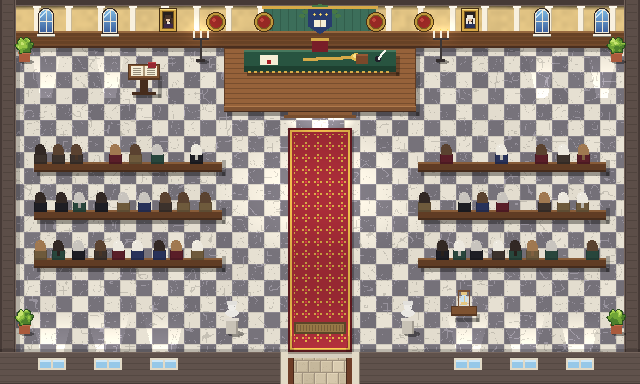

This figure's Python source:
#!/usr/bin/env python3
# Innenraum Akademie der Wissenschaften: 40 x 24 Kacheln a 16 px, Topdown, gleiche Bausteine wie die anderen Raeume.
# Festsaal fuer den Abschluss: Podium mit dem Praesidenten, Baenke mit Gelehrten, vier Siegel an der Wand.
# Aufruf: python3 innen/akademie.py
# Ausgabe: akademie.png, akademie_2x.png, akademie_kollision.png, akademie.json und akademie_daten.js

import json, math, os, random, sys

HERE = os.path.dirname(os.path.abspath(__file__))
sys.path.insert(0, HERE)
sys.path.insert(0, os.path.join(HERE, "..", "welt"))
import generator as G  # noqa: E402
import observatorium as O  # noqa: E402  (Moebel und Wandbausteine)

T = 16
W, H = 40, 24
PW, PH = W * T, H * T
cv = G.Canvas(PW, PH)
G.cv = O.cv = cv
h2, mul, jit, lerp = G.h2, G.mul, G.jit, G.lerp
DARK = G.DARK

# ---------------------------------------------------------------- Raster
grid = [["#"] * W for _ in range(H)]

def fill(x0, y0, x1, y1, t):
    for y in range(y0, y1 + 1):
        for x in range(x0, x1 + 1):
            grid[y][x] = t

fill(0, 0, W - 1, 2, "X")
fill(0, 0, 0, H - 1, "X")
fill(W - 1, 0, W - 1, H - 1, "X")
fill(0, 22, W - 1, H - 1, "X")
fill(18, 22, 21, 22, "A")
fill(18, 20, 21, 20, "S")

# Interaktionen: praesident (Aufnahme, markiert), archiv (Mappe mit allen Texten), sanduhr (neues Spiel, erst am Ende)
INTERAKTIONEN = [
    {"id": "praesident", "objekt": (15, 3, 24, 6), "flaeche": (18, 7, 21, 7), "markiert": True},
    {"id": "archiv", "objekt": (8, 4, 9, 5), "flaeche": (8, 6, 9, 6), "markiert": False},
    {"id": "sanduhr", "objekt": (28, 19, 29, 19), "flaeche": (28, 20, 29, 20), "markiert": False},
]
# Figuren (Fusspunkte in Kacheln): Praesident vor dem Tisch, Onkel John daneben
PRAESIDENT = {"x": 19.5, "y": 6}
LOCKE = {"x": 23.5, "y": 6}
# Vier Siegel an der Rueckwand (Mittelpunkte in Pixeln): Observatorium, Lesesaal, Salon, Druckerei
SIEGEL = [{"x": 13 * T + 8, "y": 22}, {"x": 16 * T + 8, "y": 22}, {"x": 23 * T + 8, "y": 22}, {"x": 26 * T + 8, "y": 22}]

objs = []

def block(x0, y0, w, h, fn):
    for y in range(y0, y0 + h):
        for x in range(x0, x0 + w):
            assert grid[y][x] == "#", ("belegt", x, y)
            grid[y][x] = "X"
    objs.append(((y0 + h) * T, fn))

def mk(f, *a):
    return lambda: f(*a)

# ---------------------------------------------------------------- Boden: Marmor im Schachbrett
def checker(x, y):
    sq = 16
    cx, cy = (x + 8) // sq, (y + 8) // sq
    hell = (cx + cy) % 2 == 0
    base = (230, 224, 210) if hell else (118, 114, 122)
    v = G.vnoise(x, y, 6, 23)
    if abs(v - 0.5) < 0.018:
        base = mul(base, 0.86 if hell else 1.3)
    c = jit(base, (h2(cx, cy, 24) - 0.5) * 8)
    if (x + 8) % sq == 0 or (y + 8) % sq == 0:
        c = mul(c, 0.9 if hell else 1.15)
    return c

def floor_pass():
    b = cv.b
    for y in range(PH):
        for x in range(PW):
            c = checker(x, y)
            i = (y * PW + x) * 3
            b[i] = c[0]; b[i + 1] = c[1]; b[i + 2] = c[2]

def pool(cx, cy, rx, ry, f):
    for py in range(int(cy - ry), int(cy + ry) + 1):
        for px in range(int(cx - rx), int(cx + rx) + 1):
            d = ((px - cx) / rx) ** 2 + ((py - cy) / ry) ** 2
            if d < 1:
                cv.shade(px, py, 1 + (f - 1) * (1 - d) ** 1.5)

# ---------------------------------------------------------------- Waende: Ocker wie die Fassade, weisse Pilaster, Eichenvertaefelung
OCKER = (226, 196, 132)
EICHE = (112, 72, 42)

def gilt_frame(x, y, w, h, inner=None):
    cv.rect(x - 1, y - 1, w + 2, h + 2, (70, 48, 20))
    cv.rect(x, y, w, h, (214, 170, 72))
    cv.rect(x, y, w, 1, (250, 222, 130))
    cv.rect(x + 2, y + 2, w - 4, h - 4, (120, 86, 30))
    if inner:
        cv.rect(x + 3, y + 3, w - 6, h - 6, inner)

def portrait(x, y, coat, wig):
    gilt_frame(x, y, 16, 22, (40, 32, 30))
    cx = x + 8
    cv.rect(cx - 4, y + 14, 9, 5, coat)
    cv.rect(cx - 1, y + 13, 3, 2, (236, 232, 222))
    cv.ellipse(cx, y + 10, 2.5, 3, (226, 190, 160))
    cv.ellipse(cx, y + 8, 3.5, 2.5, wig)
    cv.rect(cx - 4, y + 9, 2, 6, wig)
    cv.rect(cx + 3, y + 9, 2, 6, wig)

def seal_medallion(cx, cy):
    """Leerer Siegelplatz aus Messing. Das Spiel laesst ihn aufleuchten, sobald das Siegel erworben ist."""
    for r, col in ((10, (70, 48, 20)), (9, (190, 150, 60)), (7, (120, 86, 30)), (6, (150, 40, 36))):
        cv.ellipse(cx, cy, r, r, col)
    cv.ellipse(cx - 2, cy - 2, 2, 2, (190, 70, 60))

def emblem(cx, cy):
    """Wappen der Akademie ohne Schrift: Schild mit drei Sternen und einem Buch, darueber Lorbeer."""
    for k in range(9):
        a = math.pi * (0.15 + 0.7 * k / 8)
        for sgn in (-1, 1):
            px, py = cx + sgn * math.cos(a) * 20, cy + 4 - math.sin(a) * 18
            cv.ellipse(px, py, 3, 2, (70, 120, 70))
    cv.rect(cx - 12, cy - 12, 24, 18, (40, 60, 110))
    for py in range(cy + 6, cy + 14):
        wdt = int(12 * (1 - (py - cy - 6) / 8))
        cv.rect(cx - wdt, py, 2 * wdt, 1, (40, 60, 110))
    cv.rect(cx - 13, cy - 13, 26, 2, (214, 170, 72))
    for sx in (cx - 6, cx, cx + 6):
        cv.set(sx, cy - 6, (250, 230, 140)); cv.set(sx - 1, cy - 6, (220, 190, 90)); cv.set(sx + 1, cy - 6, (220, 190, 90))
        cv.set(sx, cy - 7, (220, 190, 90)); cv.set(sx, cy - 5, (220, 190, 90))
    cv.rect(cx - 6, cy, 12, 7, (246, 238, 214))
    cv.rect(cx, cy, 1, 7, (170, 150, 120))

def back_wall():
    hh = 3 * T
    cv.rect(0, 0, PW, 6, O.CAP)
    cv.rect(0, 5, PW, 1, O.CAP_L)
    G.wall(0, 6, PW, hh - 6, OCKER, "plaster")
    for py in range(hh - 16, hh - 3):                   # Eichenvertaefelung
        cv.rect(0, py, PW, 1, mul(EICHE, 0.92 + 0.12 * ((py % 4) == 0)))
    cv.rect(0, hh - 17, PW, 2, (150, 104, 62))
    for px in range(0, PW, 32):                          # weisse Pilaster
        cv.rect(px + 2, 6, 6, hh - 23, (248, 240, 222))
        cv.rect(px + 7, 6, 1, hh - 23, (200, 184, 150))
        cv.rect(px + 1, 6, 8, 2, (252, 248, 236))
    fenster = [2 * T + 8, 6 * T + 8, 33 * T + 8, 37 * T + 4]
    for fx in fenster:
        G.window(fx, 10, 12, 22, "glass", arch=True)
    portrait(10 * T, 9, (60, 40, 70), (70, 50, 40))
    portrait(29 * T - 2, 9, (40, 50, 90), (236, 232, 222))
    # Mitte: Wappen zwischen den vier Siegeln, Baldachin in Gruen
    cx = 20 * T
    cv.rect(cx - 56, 6, 112, hh - 23, (60, 110, 90))
    for px in range(cx - 56, cx + 56, 8):
        cv.rect(px, 6, 1, hh - 23, (50, 94, 76))
    cv.rect(cx - 58, 6, 116, 3, (214, 170, 72))
    emblem(cx, 20)
    for s in SIEGEL:
        seal_medallion(s["x"], s["y"])
    cv.rect(0, hh - 3, PW, 3, (74, 46, 30))
    cv.rect(0, hh - 3, PW, 1, (110, 72, 44))
    cv.shade_rect(0, hh, PW, 4, 0.78)
    for fx in fenster:
        O.light_pool(fx, fx + 12, hh + 50, 50)

# ---------------------------------------------------------------- Podium, Tisch, Zepter
def dais():
    x0, y0, x1, y1 = 14 * T, 3 * T, 26 * T, 7 * T
    O.shadow_box(x0, y0, x1 - x0, y1 - y0)
    cv.rect(x0, y0, x1 - x0, y1 - y0, (96, 60, 36))
    for py in range(y0 + 1, y1 - 6):
        cv.rect(x0 + 1, py, x1 - x0 - 2, 1, (150, 98, 58) if (py - y0) % 5 else (120, 78, 46))
    cv.rect(x0, y1 - 6, x1 - x0, 6, (126, 82, 50))
    cv.rect(x0, y1 - 6, x1 - x0, 1, (176, 122, 76))
    cv.rect(x0, y1 - 1, x1 - x0, 1, (70, 44, 28))
    # Stufen vorn in der Mitte
    for k in range(2):
        cv.rect(18 * T - k * 4, y1 + k * 3, 4 * T + k * 8, 3, (140, 92, 56) if k == 0 else (120, 78, 46))
    # langer Tisch mit gruenem Tuch
    tx0, tx1, ty = 15 * T + 4, 25 * T - 4, 3 * T + 2
    O.shadow_box(tx0, ty, tx1 - tx0, 22)
    cv.rect(tx0, ty, tx1 - tx0, 22, (40, 84, 64))
    cv.rect(tx0, ty, tx1 - tx0, 2, (70, 120, 94))
    cv.rect(tx0, ty + 16, tx1 - tx0, 6, (30, 64, 48))
    for px in range(tx0 + 4, tx1 - 4, 6):
        cv.rect(px, ty + 21, 3, 2, (214, 170, 72))
    # Zeremonienzepter der Akademie
    cv.line(tx0 + 60, ty + 9, tx0 + 110, ty + 7, (214, 170, 72), 3)
    cv.ellipse(tx0 + 112, ty + 7, 5, 4, (230, 190, 80))
    cv.ellipse(tx0 + 112, ty + 6, 3, 2, (250, 226, 140))
    # Urkunde mit Siegel, Buecher, Tintenfass
    cv.rect(tx0 + 16, ty + 5, 18, 10, (246, 238, 214))
    cv.ellipse(tx0 + 25, ty + 12, 2.5, 2.5, (170, 30, 36))
    cv.rect(tx1 - 40, ty + 4, 12, 10, (122, 72, 42)); cv.rect(tx1 - 40, ty + 4, 12, 2, (150, 90, 52))
    cv.ellipse(tx1 - 18, ty + 9, 3, 3, (30, 30, 40))
    cv.line(tx1 - 18, ty + 8, tx1 - 12, ty + 1, (246, 246, 240), 2)
    # Stuhl des Praesidenten hinter dem Tisch
    cx = 20 * T
    cv.rect(cx - 8, ty - 10, 16, 12, (120, 30, 40))
    cv.rect(cx - 9, ty - 12, 18, 3, (214, 170, 72))

def archive_desk(tx, ty):
    """Pult mit dem grossen Mitgliederbuch: hier liegt Jonnys Mappe mit allen Texten."""
    x, y = tx * T, ty * T
    O.shadow_box(x + 2, y + 6, 2 * T - 4, 2 * T - 8)
    cv.rect(x + 12, y + 14, 8, 16, (70, 44, 28))
    cv.rect(x + 4, y + 28, 24, 3, (70, 44, 28))
    cv.rect(x, y, 2 * T, 16, (86, 54, 32))
    cv.rect(x + 1, y + 1, 2 * T - 2, 13, (126, 82, 48))
    cv.rect(x + 3, y + 2, 2 * T - 6, 10, (246, 238, 214))
    cv.rect(x + T - 1, y + 2, 2, 10, (170, 150, 120))
    for ly in range(y + 4, y + 11, 2):
        cv.rect(x + 5, ly, 8, 1, (150, 140, 120)); cv.rect(x + T + 3, ly, 8, 1, (150, 140, 120))
    cv.rect(x + 20, y - 2, 8, 6, (150, 40, 50))                    # Lesezeichen und Mappe
    cv.rect(x + 20, y - 2, 8, 1, (190, 70, 70))

def hourglass_table(tx, ty):
    """Kleiner Tisch mit einer Sanduhr: Wer sie umdreht, beginnt von vorn."""
    x, y = tx * T, ty * T
    O.shadow_box(x + 4, y + 4, 2 * T - 8, 10)
    cv.rect(x + 3, y + 2, 2 * T - 6, 10, (86, 54, 32))
    cv.rect(x + 4, y + 3, 2 * T - 8, 7, (126, 82, 48))
    cx = x + T
    cv.rect(cx - 6, y - 14, 12, 2, (120, 80, 50)); cv.rect(cx - 6, y + 2, 12, 2, (120, 80, 50))
    cv.rect(cx - 6, y - 12, 1, 14, (120, 80, 50)); cv.rect(cx + 5, y - 12, 1, 14, (120, 80, 50))
    for k in range(7):
        wdt = 4 - abs(k - 3) + (1 if k in (0, 6) else 0)
        cv.rect(cx - wdt, y - 12 + k * 2, 2 * wdt, 2, (200, 226, 240))
    cv.rect(cx - 3, y - 12, 6, 3, (230, 200, 130))
    cv.rect(cx - 3, y - 2, 6, 3, (230, 200, 130))
    cv.rect(cx, y - 8, 1, 6, (230, 200, 130))

def pew(tx, ty, tw, seed):
    """Bank mit Gelehrten, von hinten gesehen: Peruecken, Roecke, Schultern."""
    x, y, w = tx * T, ty * T, tw * T
    O.shadow_box(x + 2, y + 10, w - 4, 18)
    cv.rect(x + 2, y + 18, w - 4, 10, (96, 60, 36))
    cv.rect(x + 2, y + 18, w - 4, 2, (136, 92, 56))
    cv.rect(x + 2, y + 26, w - 4, 2, (70, 44, 28))
    rng = random.Random(seed)
    peruecken = [(236, 232, 222), (200, 196, 190), (90, 66, 48), (50, 40, 36), (160, 120, 80)]
    roecke = [(40, 50, 90), (90, 30, 40), (40, 70, 60), (60, 50, 44), (30, 30, 36), (110, 90, 60)]
    px = x + 8
    while px < x + w - 14:
        if rng.random() < 0.82:
            coat, wig = rng.choice(roecke), rng.choice(peruecken)
            cv.rect(px - 6, y + 10, 13, 10, mul(coat, 0.85))
            cv.rect(px - 5, y + 9, 11, 9, coat)
            cv.ellipse(px, y + 5, 5, 5, wig)
            cv.rect(px - 5, y + 5, 11, 6, wig)
            cv.set(px - 2, y + 2, mul(wig, 1.1))
            if rng.random() < 0.3:
                cv.rect(px - 1, y + 11, 3, 5, mul(wig, 0.8))       # Zopf
        px += 17 + rng.randint(0, 5)

def bust_on_pedestal(tx, ty):
    O.bust(tx, ty)

# ---------------------------------------------------------------- Einrichtung
block(14, 3, 12, 4, dais)
block(8, 4, 2, 2, mk(archive_desk, 8, 4))
for i, (ty_) in enumerate((9, 12, 15)):
    block(2, ty_, 12, 2, mk(pew, 2, ty_, 12, 10 + i))
    block(26, ty_, 12, 2, mk(pew, 26, ty_, 12, 20 + i))
block(28, 19, 2, 1, mk(hourglass_table, 28, 19))
block(12, 3, 1, 1, mk(O.candelabra, 12, 3))
block(27, 3, 1, 1, mk(O.candelabra, 27, 3))
block(14, 20, 1, 1, mk(bust_on_pedestal, 14, 20))
block(25, 20, 1, 1, mk(bust_on_pedestal, 25, 20))
block(1, 3, 1, 1, mk(O.plant, 1, 3))
block(38, 3, 1, 1, mk(O.plant, 38, 3))
block(1, 20, 1, 1, mk(O.plant, 1, 20))
block(38, 20, 1, 1, mk(O.plant, 38, 20))

for ia in INTERAKTIONEN:
    x0, y0, x1, y1 = ia["flaeche"]
    for y in range(y0, y1 + 1):
        for x in range(x0, x1 + 1):
            assert grid[y][x] == "#", ("Interaktionsflaeche belegt", ia["id"], x, y)
    fill(x0, y0, x1, y1, "I")


def render():
    floor_pass()
    O.runner(18 * T, 8 * T, 4 * T, 14 * T, (150, 40, 50))
    back_wall()
    O.side_walls()
    O.front_wall()
    pool(20 * T, 12 * T, 120, 70, 1.14)
    for ia in INTERAKTIONEN:
        if ia["markiert"]:
            O.floor_glow(ia["flaeche"])
    for _, f in sorted(objs, key=lambda o: o[0]):
        f()


COLL = {"#": (40, 200, 80), "X": (220, 40, 40), "A": (230, 40, 220), "S": (40, 210, 230), "I": (250, 150, 30)}

def export():
    cv.save(os.path.join(HERE, "akademie.png"))
    cv.save(os.path.join(HERE, "akademie_2x.png"), 2)
    ov = G.Canvas(PW, PH)
    ov.b[:] = cv.b
    for ty in range(H):
        for tx in range(W):
            c = COLL[grid[ty][tx]]
            for py in range(ty * T, ty * T + T):
                for px in range(tx * T, tx * T + T):
                    edge = px % T == 0 or py % T == 0
                    ov.set(px, py, lerp(ov.get(px, py), c, 0.8 if edge else 0.5))
    ov.save(os.path.join(HERE, "akademie_kollision.png"), 2)
    data = {
        "name": "akademie",
        "kachelgroesse": T, "breite": W, "hoehe": H,
        "legende": {"#": "Boden, begehbar", "X": "Wand oder Moebel", "A": "Ausgang (Tuer nach draussen)",
                    "S": "Eintrittsstelle, begehbar", "I": "Interaktionsflaeche vor einem Objekt, begehbar"},
        "eintritt": {"x": 19, "y": 20, "blick": "up"},
        "ausgang": [{"x": x, "y": 22} for x in range(18, 22)],
        "interaktionen": [{"id": ia["id"], "markiert": ia["markiert"],
                           "flaeche": dict(zip(("x0", "y0", "x1", "y1"), ia["flaeche"])),
                           "objekt": dict(zip(("x0", "y0", "x1", "y1"), ia["objekt"]))}
                          for ia in INTERAKTIONEN],
        "praesident": PRAESIDENT, "locke": LOCKE, "siegel": SIEGEL,
        "raster": ["".join(r) for r in grid],
    }
    with open(os.path.join(HERE, "akademie.json"), "w", encoding="utf-8") as f:
        json.dump(data, f, ensure_ascii=False, indent=1)
    with open(os.path.join(HERE, "akademie_daten.js"), "w", encoding="utf-8") as f:
        f.write("window.INNEN = window.INNEN || {};\nwindow.INNEN.akademie = " + json.dumps(data, ensure_ascii=False) + ";\n")


if __name__ == "__main__":
    render()
    export()
    print("Fertig:", PW, "x", PH)
